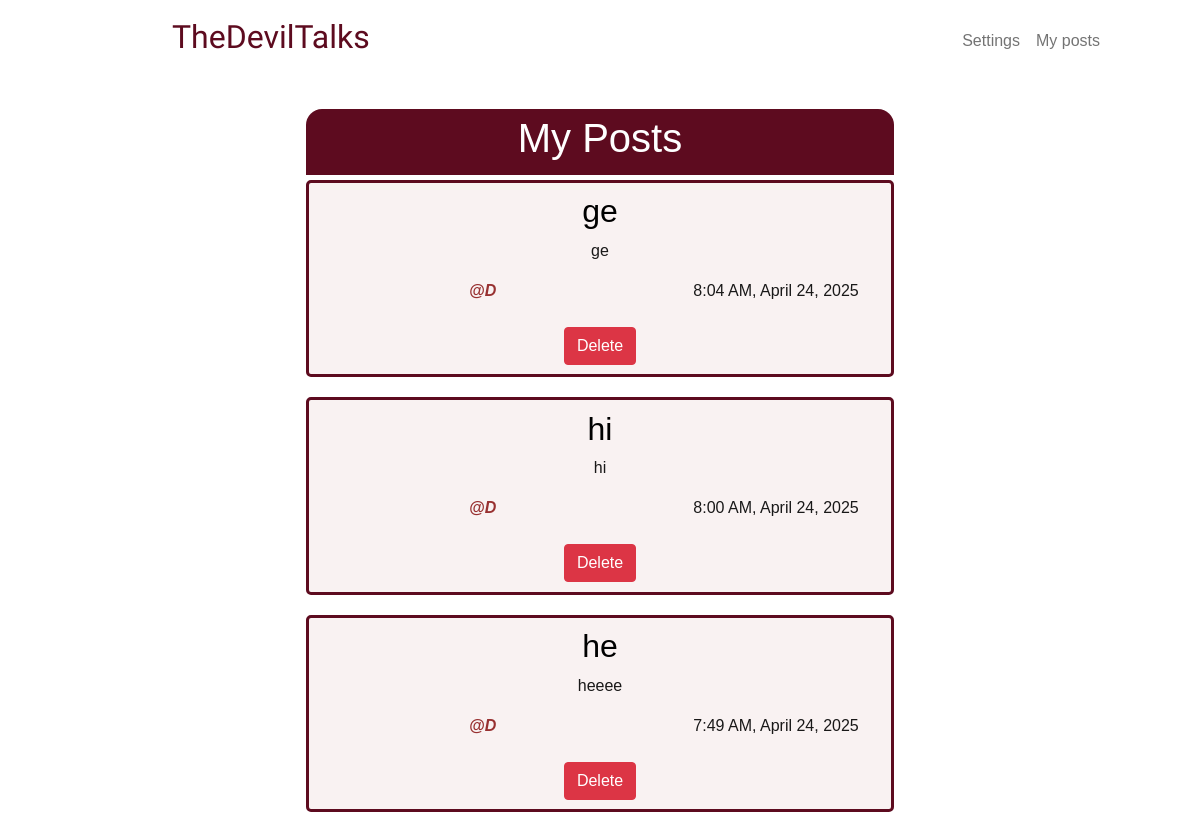
Page /my-posts (signed in) on the committed database.
### tables this page shows
CREATE TABLE posts (
    id INTEGER PRIMARY KEY AUTOINCREMENT NOT NULL,
    user_id INTEGER NOT NULL,
    title TEXT NOT NULL, 
    content TEXT NOT NULL,
    time_stamp DATETIME DEFAULT CURRENT_TIMESTAMP,
    FOREIGN KEY (user_id) REFERENCES users(id) ON DELETE CASCADE
);

CREATE TABLE users (
    id INTEGER PRIMARY KEY AUTOINCREMENT NOT NULL,
    username TEXT UNIQUE NOT NULL,
    hashed_password TEXT NOT NULL,
    joined_at DATETIME NOT NULL DEFAULT CURRENT_TIMESTAMP,
    is_admin BOOLEAN DEFAULT FALSE
);

### app.py (the view)
@app.route("/my-posts", methods=["GET", "POST"])
@login_required
def my_posts():
    fetch_query = """
        SELECT
            posts.id,
            posts.title,
            posts.content,
            posts.time_stamp,
            users.username
        FROM posts
        JOIN users ON posts.user_id = users.id
        WHERE posts.user_id = ?
        ORDER BY posts.time_stamp DESC;
    """
    if request.method == "POST":
        post_id = request.form.get("post_id")
        db.execute("DELETE FROM posts WHERE id = ? AND user_id = ? ", post_id, session["user_id"])
        user_posts = db.execute(fetch_query, session["user_id"])
        return render_template("my_posts.html", user_posts=user_posts)
    user_posts = db.execute(fetch_query, session["user_id"])
    return render_template("my_posts.html",  user_posts=user_posts)

### app.py (called while the page is built)
def login_required(f):
    @wraps(f)
    def decorated_function(*args, **kwargs):
        if session.get("user_id") is None:
            return redirect("/login")
        return f(*args, **kwargs)
    return decorated_function

@app.template_filter("format_datetime")
def format_datetime(date_time):
    try:
        parsed_date_time = datetime.strptime(date_time, "%Y-%m-%d %H:%M:%S")
        if platform.system() == "Windows":
            format = "%#I:%M %p, %B %d, %Y" # Hashtag instead of '-'
        else:
            format = "%-I:%M %p, %B %d, %Y" # UNIX OS: '-' instead of Hashtag
        return parsed_date_time.strftime(format)
    except Exception:
        return date_time

### templates/my_posts.html (shortened to what this page needs)
{% extends "layout.html" %}
{% block main %}
    <div class="others-post-header">
        <h1> My Posts </h1>
    </div>
    <div>
        {% for post in user_posts %}
            <div class="others-post-container">
                <h2>{{ post["title"] }} </h2>
                <p>{{ post["content"] }} </p>
                <div class="row">
                    <div class="column left">
                        <p class="username"><strong> @{{ post["username"] }} </strong></p>
                    </div>
                    <div class="column right">
                        <p> {{ post["time_stamp"] | format_datetime }} </p>
                    </div>
                </div>
                <form action="/my-posts" method="post" onsubmit="return confirm('Are you sure you want to delete the post?');">
                    <button type="submit" class="btn btn-danger mt-2">Delete</button>
                </form>
            </div>
        {% endfor %}
    </div>
{% endblock %}

### static/styles.css (style rules this page uses)
h1 { font-size: 40px; }
p { color:rgba(0, 0, 0, 0.9) ; }
* { font-family: Verdana, Geneva, Tahoma, sans-serif; }
.others-post-header { background-color: rgb(93, 11, 31); color: rgb(255, 255, 255); margin: 35px 25% 0 25%; padding: 0.3rem; text-align: center; border-radius: 1rem 1rem 0 0; }
.others-post-container { background-color: rgba(128, 0, 0, 0.05); border: solid; border-width: 3px; border-color: rgb(93, 11, 31); color: rgb(0, 0, 0); margin: 5px 25% 20px 25%; padding: 0.6rem; text-align: center; border-radius: 5px; }
.username { color:rgba(128, 0, 0, 0.8); font-style: italic; }
.row { display: flex !important; }
.column { float: left; }
.left { width: 60% !important; }
.right { width: 40% !important; }

### rows in the picture
posts: title "ge", content "ge", username "D", time_stamp "8:04 AM, April 24, 2025"
posts: title "hi", content "hi", username "D", time_stamp "8:00 AM, April 24, 2025"
posts: title "he", content "heeee", username "D", time_stamp "7:49 AM, April 24, 2025"
